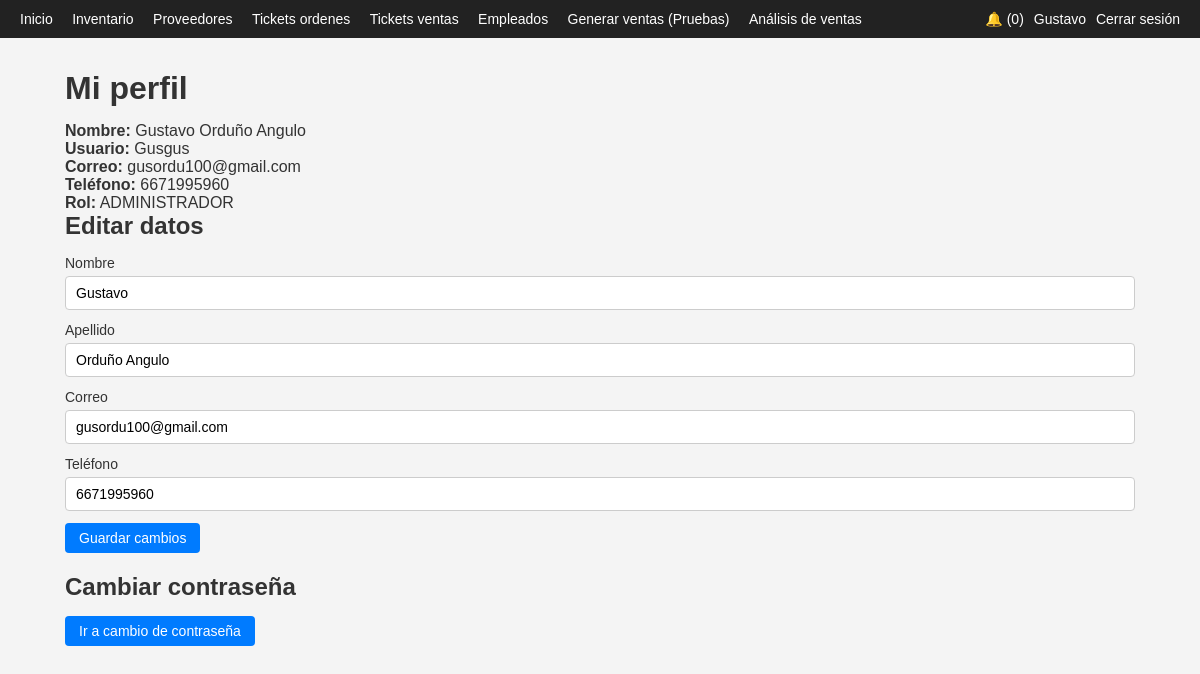
Screenshot of /app/perfil.php (signed in) with the database file from the repository.
### tables this page shows
CREATE TABLE `empleados` (
  `id_empleado` int(11) NOT NULL,
  `nombre` varchar(100) NOT NULL,
  `apellido` varchar(100) NOT NULL,
  `usuario` varchar(50) NOT NULL,
  `password_hash` varchar(255) NOT NULL,
  `rol` enum('ADMINISTRADOR','EMPLEADO') NOT NULL DEFAULT 'EMPLEADO',
  `correo` varchar(150) NOT NULL,
  `telefono` varchar(20) DEFAULT NULL,
  `estatus` enum('ACTIVO','INACTIVO') NOT NULL DEFAULT 'ACTIVO',
  `puesto` varchar(100) DEFAULT NULL,
  `horario` varchar(100) DEFAULT NULL,
  `fecha_registro` timestamp NOT NULL DEFAULT current_timestamp()
);

### app/perfil.php (the view, shortened to what this page needs)
<?php
include 'header.php';
$id = $_SESSION['id_empleado'];
$stmt = $pdo->prepare(
    "SELECT nombre, apellido, usuario, correo, telefono, rol
     FROM empleados
     WHERE id_empleado = ?"
);
$stmt->execute([$id]);
$empleado = $stmt->fetch();
?>
<h1>Mi perfil</h1>
<?php if ($empleado): ?>
    <p><strong>Nombre:</strong> <?php echo htmlspecialchars($empleado['nombre'] . ' ' . $empleado['apellido']); ?></p>
    <p><strong>Usuario:</strong> <?php echo htmlspecialchars($empleado['usuario']); ?></p>
    <p><strong>Correo:</strong> <?php echo htmlspecialchars($empleado['correo']); ?></p>
    <p><strong>Teléfono:</strong> <?php echo htmlspecialchars($empleado['telefono']); ?></p>
    <p><strong>Rol:</strong> <?php echo htmlspecialchars($empleado['rol']); ?></p>
    <h2>Editar datos</h2>
    <form method="post" action="perfil_update.php" class="form">
        <label>Nombre</label>
        <input type="text" name="nombre" value="<?php echo htmlspecialchars($empleado['nombre']); ?>" required>
        <label>Apellido</label>
        <input type="text" name="apellido" value="<?php echo htmlspecialchars($empleado['apellido']); ?>" required>
        <label>Correo</label>
        <input type="email" name="correo" value="<?php echo htmlspecialchars($empleado['correo']); ?>" required>
        <label>Teléfono</label>
        <input type="text" name="telefono" value="<?php echo htmlspecialchars($empleado['telefono']); ?>">
        <button type="submit">Guardar cambios</button>
    </form>
    <h2>Cambiar contraseña</h2>
    <a class="btn" href="cambiar_password.php">Ir a cambio de contraseña</a>
<?php else: ?>
    <p>No se encontró el usuario.</p>
<?php endif; ?>
<?php include 'footer.php'; ?>

### app/styles.css (style rules this page uses)
* { box-sizing: border-box; margin: 0; padding: 0; font-family: Arial, sans-serif; }
body { background-color: #f4f4f4; color: #333; }
h1, h2 { margin-bottom: 15px; }
.form, .form-inline, .filtros { margin-bottom: 20px; }
.form label, .form-inline label { display: block; margin-bottom: 5px; font-size: 14px; }
.form input[type="text"], .form input[type="number"], .form input[type="email"], .form input[type="password"], .form textarea, .form select { width: 100%; padding: 8px 10px; margin-bottom: 12px; border-radius: 4px; border: 1px solid #ccc; font-size: 14px; }
button, .btn { display: inline-block; padding: 7px 14px; border-radius: 4px; border: none; background-color: #007bff; color: #fff; text-decoration: none; cursor: pointer; font-size: 14px; }

### rows the page displays
empleados: nombre+apellido "Gustavo Orduño Angulo", usuario "Gusgus", correo "gusordu100@gmail.com", telefono "6671995960", rol "ADMINISTRADOR", nombre "Gustavo", apellido "Orduño Angulo"

### other values shown
$contador_notif "0"
$_SESSION['nombre'] "Gustavo"
